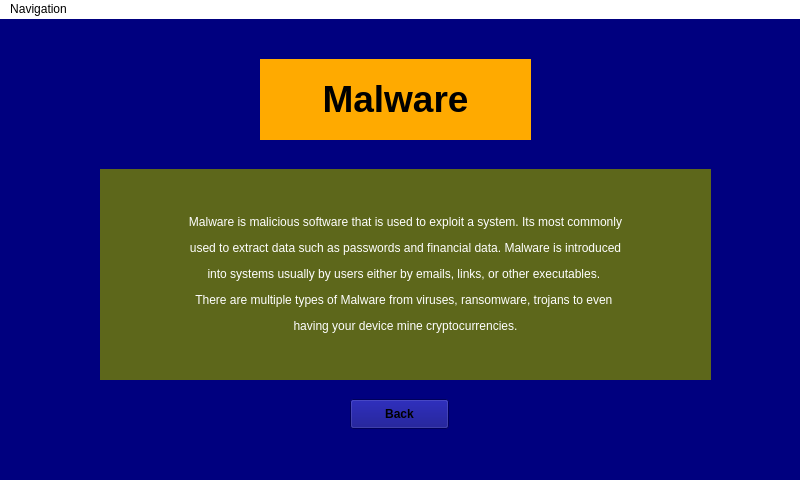
<?xml version="1.0" encoding="UTF-8"?>
<ui version="4.0">
 <class>MainWindow</class>
 <widget class="QMainWindow" name="MainWindow">
  <property name="geometry">
   <rect>
    <x>0</x>
    <y>0</y>
    <width>800</width>
    <height>480</height>
   </rect>
  </property>
  <property name="windowTitle">
   <string>MainWindow</string>
  </property>
  <property name="styleSheet">
   <string notr="true">background-color: rgb(0, 0, 127);</string>
  </property>
  <widget class="QWidget" name="centralwidget">
   <widget class="QLabel" name="label">
    <property name="geometry">
     <rect>
      <x>260</x>
      <y>40</y>
      <width>271</width>
      <height>81</height>
     </rect>
    </property>
    <property name="styleSheet">
     <string notr="true">background-color: rgb(255, 170, 0);</string>
    </property>
    <property name="text">
     <string>&lt;html&gt;&lt;head/&gt;&lt;body&gt;&lt;p align=&quot;center&quot;&gt;&lt;span style=&quot; font-size:28pt; font-weight:600;&quot;&gt;Malware&lt;/span&gt;&lt;/p&gt;&lt;/body&gt;&lt;/html&gt;</string>
    </property>
   </widget>
   <widget class="QLabel" name="label_2">
    <property name="geometry">
     <rect>
      <x>100</x>
      <y>150</y>
      <width>611</width>
      <height>211</height>
     </rect>
    </property>
    <property name="styleSheet">
     <string notr="true">background-color: rgb(93, 103, 27);</string>
    </property>
    <property name="text">
     <string>&lt;html&gt;&lt;head/&gt;&lt;body&gt;&lt;p align=&quot;center&quot;&gt;&lt;span style=&quot; color:#ffffff;&quot;&gt;Malware is malicious software that is used to exploit a system. Its most commonly&lt;/span&gt;&lt;/p&gt;&lt;p align=&quot;center&quot;&gt;&lt;span style=&quot; color:#ffffff;&quot;&gt;used to extract data such as passwords and financial data. Malware is introduced&lt;/span&gt;&lt;/p&gt;&lt;p align=&quot;center&quot;&gt;&lt;span style=&quot; color:#ffffff;&quot;&gt;into systems usually by users either by emails, links, or other executables. &lt;/span&gt;&lt;/p&gt;&lt;p align=&quot;center&quot;&gt;&lt;span style=&quot; color:#ffffff;&quot;&gt;There are multiple types of Malware from viruses, ransomware, trojans to even &lt;/span&gt;&lt;/p&gt;&lt;p align=&quot;center&quot;&gt;&lt;span style=&quot; color:#ffffff;&quot;&gt;having your device mine cryptocurrencies.&lt;/span&gt;&lt;/p&gt;&lt;/body&gt;&lt;/html&gt;</string>
    </property>
   </widget>
   <widget class="QPushButton" name="Back_Button">
    <property name="geometry">
     <rect>
      <x>350</x>
      <y>380</y>
      <width>99</width>
      <height>30</height>
     </rect>
    </property>
    <property name="font">
     <font>
      <weight>75</weight>
      <bold>true</bold>
     </font>
    </property>
    <property name="styleSheet">
     <string notr="true">border-image: url(:/Images/Imagefiles/orangebutton.png);</string>
    </property>
    <property name="text">
     <string>Back</string>
    </property>
   </widget>
  </widget>
  <widget class="QMenuBar" name="menubar">
   <property name="geometry">
    <rect>
     <x>0</x>
     <y>0</y>
     <width>800</width>
     <height>28</height>
    </rect>
   </property>
   <property name="styleSheet">
    <string notr="true">background-color: rgb(255, 255, 255);</string>
   </property>
   <widget class="QMenu" name="menuNavigation">
    <property name="title">
     <string>Navigation</string>
    </property>
    <addaction name="Menu_main"/>
    <addaction name="Menu_tutorial"/>
    <addaction name="Menu_vidoes"/>
    <addaction name="Menu_attacks"/>
    <addaction name="Menu_counter"/>
    <addaction name="Menu_exit"/>
   </widget>
   <addaction name="menuNavigation"/>
  </widget>
  <widget class="QStatusBar" name="statusbar"/>
  <action name="Menu_main">
   <property name="text">
    <string>Main Hub</string>
   </property>
  </action>
  <action name="Menu_tutorial">
   <property name="text">
    <string>Tutorial Menu</string>
   </property>
  </action>
  <action name="Menu_vidoes">
   <property name="text">
    <string>Videos</string>
   </property>
  </action>
  <action name="Menu_attacks">
   <property name="text">
    <string>Attacks</string>
   </property>
  </action>
  <action name="Menu_counter">
   <property name="text">
    <string>Counter Measures</string>
   </property>
  </action>
  <action name="Menu_exit">
   <property name="text">
    <string>Exit</string>
   </property>
  </action>
 </widget>
 <resources>
  <include location="Resources.qrc"/>
 </resources>
 <connections/>
</ui>
